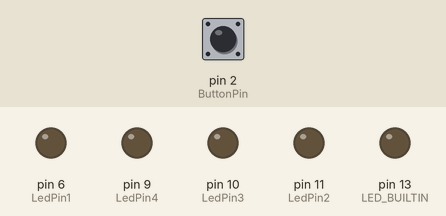
Simulated run of this sketch. Board: Arduino Uno, built with avr-gcc and run on an emulated ATmega328P. Parts: output pins drawn as LEDs (lit = HIGH). The test bench sets the inputs (shaded band); at power-on: pin 2 (ButtonPin) LOW. What the sketch prints to the serial monitor is not drawn.

Above: at 1.2 s.
1.3 s: pin 2 (ButtonPin) pulled HIGH for 0.15 s
4.4 s: pin 2 (ButtonPin) pulled HIGH for 1 s
Timing chart, 0 to 5.0 s (numbered marks = the images above; inputs shaded):
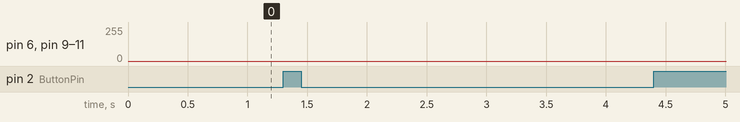

Measured:
- after the input at 1.3 s, pin 6 (LedPin1): stays 0/255 (without the input it goes to 108/255 after 1.2 s); pin 9 (LedPin4): stays 0/255 (without the input it goes to 44/255 after 1.2 s); pin 10 (LedPin3): stays 0/255 (without the input it goes to 236/255 after 1.2 s); pin 11 (LedPin2): stays 0/255 (without the input it goes to 172/255 after 1.2 s)

The sketch:

buttonmore.ino
```cpp
#include <SoftwareSerial.h>

int LedPin1 = 6;
int LedPin2 = 11;
int LedPin3 = 10;
int LedPin4 = 9;
int ButtonPin = 2;
int versie = 4;
const int VersieAantal = 9;

void setup()
{
    Serial.begin(9600);
    pinMode(LedPin1, OUTPUT);
    pinMode(LedPin4, OUTPUT);
    pinMode(LedPin2, OUTPUT);
    pinMode(LedPin3, OUTPUT);
    pinMode(LED_BUILTIN, OUTPUT);
    pinMode(ButtonPin, INPUT);
    attachInterrupt(digitalPinToInterrupt(ButtonPin), InterruptSwitch, RISING);
}

void loop()
{

    if (versie == 0)
    {
        Serial.println("Versie 0");
        lampjes0();
    }
    else if (versie == 1)
    {
        Serial.println("Versie 1");
        lampjes1();
    }
    else if (versie == 2)
    {
        Serial.println("Versie 2");
        lampjes2();
    }
    else if (versie == 3)
    {
        Serial.println("Versie 3");
        lampjes3();
    }
    else if (versie == 4)
    {
        Serial.println("Versie 4");
        lampjes4();
    }
    else if (versie == 5)
    {
        Serial.println("Versie 5");
        lampjes5();
    }
    else if (versie == 6)
    {
        Serial.println("Versie 6");
        lampjes6();
    }
    else if (versie == 7)
    {
        Serial.println("Versie 7");
        lampjes7();
    }
    else if (versie == 8)
    {
        Serial.println("Versie 8");
        lampjes8();
    }
}

void InterruptSwitch()
{
    static unsigned long last_interrupt_time = 0;
    unsigned long interrupt_time = millis();
    // If interrupts come faster than 200ms, assume it's a bounce and ignore
    if (interrupt_time - last_interrupt_time > 200)
    {
        versie = (versie + 1) % VersieAantal;
    }
    last_interrupt_time = interrupt_time;
}

void lampjes0()
{
    digitalWrite(LED_BUILTIN, HIGH);
    digitalWrite(LedPin1, HIGH);
    digitalWrite(LedPin4, HIGH);
    digitalWrite(LedPin2, HIGH);
    digitalWrite(LedPin3, HIGH);
    delay(500);
    digitalWrite(LED_BUILTIN, LOW);
    digitalWrite(LedPin1, LOW);
    digitalWrite(LedPin4, LOW);
    digitalWrite(LedPin2, LOW);
    digitalWrite(LedPin3, LOW);
    delay(500);
}

void lampjes1()
{
    digitalWrite(LED_BUILTIN, HIGH);
    digitalWrite(LedPin1, HIGH);
    digitalWrite(LedPin4, HIGH);
    digitalWrite(LedPin2, HIGH);
    digitalWrite(LedPin3, HIGH);
    delay(250);
    digitalWrite(LED_BUILTIN, LOW);
    digitalWrite(LedPin1, LOW);
    digitalWrite(LedPin4, LOW);
    digitalWrite(LedPin2, LOW);
    digitalWrite(LedPin3, LOW);
    delay(250);
    digitalWrite(LED_BUILTIN, HIGH);
    digitalWrite(LedPin1, HIGH);
    digitalWrite(LedPin4, HIGH);
    digitalWrite(LedPin2, HIGH);
    digitalWrite(LedPin3, HIGH);
    delay(250);
    digitalWrite(LED_BUILTIN, LOW);
    digitalWrite(LedPin1, LOW);
    digitalWrite(LedPin4, LOW);
    digitalWrite(LedPin2, LOW);
    digitalWrite(LedPin3, LOW);
    delay(250);
}

void lampjes2()
{
    digitalWrite(LedPin1, HIGH);
    delay(250);
    digitalWrite(LedPin2, HIGH);
    digitalWrite(LedPin1, LOW);
    delay(250);
    digitalWrite(LedPin3, HIGH);
    digitalWrite(LedPin2, LOW);
    delay(250);
    digitalWrite(LedPin4, HIGH);
    digitalWrite(LedPin3, LOW);
    delay(250);
    digitalWrite(LedPin4, LOW);
}

void lampjes3()
{
    digitalWrite(LedPin1, HIGH);
    delay(166);
    digitalWrite(LedPin2, HIGH);
    digitalWrite(LedPin1, LOW);
    delay(166);
    digitalWrite(LedPin3, HIGH);
    digitalWrite(LedPin2, LOW);
    delay(166);
    digitalWrite(LedPin4, HIGH);
    digitalWrite(LedPin3, LOW);
    delay(166);
    digitalWrite(LedPin4, LOW);
    digitalWrite(LedPin3, HIGH);
    delay(166);
    digitalWrite(LedPin2, HIGH);
    digitalWrite(LedPin3, LOW);
    delay(166);
    digitalWrite(LedPin2, LOW);
}

void lampjes4()
{
    for (int i = 0; i < 256; i++)
    {
        analogWrite(LedPin1, i % 256);
        analogWrite(LedPin2, (i + 64) % 256);
        analogWrite(LedPin3, (i + 128) % 256);
        analogWrite(LedPin4, (i + 192) % 256);
        delay(4);
    }
}

void lampjes5()
{
    for (int i = 0; i < 512; i++)
    {
        analogWrite(LedPin1, i % 256);
        analogWrite(LedPin2, (i + 128) % 256);
        analogWrite(LedPin3, i % 256);
        analogWrite(LedPin4, (i + 128) % 256);
        delay(2);
    }
}

void lampjes6()
{
    digitalWrite(LedPin1, HIGH);
    digitalWrite(LedPin3, HIGH);
    delay(250);
    digitalWrite(LedPin1, LOW);
    digitalWrite(LedPin2, HIGH);
    digitalWrite(LedPin3, LOW);
    digitalWrite(LedPin4, HIGH);
    delay(250);
    digitalWrite(LedPin2, LOW);
    digitalWrite(LedPin4, LOW);
}
void lampjes7()
{
    digitalWrite(LedPin1, HIGH);
    delay(100);
    digitalWrite(LedPin2, HIGH);
    delay(100);
    digitalWrite(LedPin3, HIGH);
    delay(100);
    digitalWrite(LedPin4, HIGH);
    delay(100);
    digitalWrite(LedPin1, LOW);
    delay(100);
    digitalWrite(LedPin2, LOW);
    delay(100);
    digitalWrite(LedPin3, LOW);
    delay(100);
    digitalWrite(LedPin4, LOW);
    delay(100);
}

void lampjes8()
{
    for (int i = 0; i < 512; i++)
    {
        analogWrite(LedPin1, i % 256);
        analogWrite(LedPin2, (i + 128) % 256);
        analogWrite(LedPin3, (i % 256));
        analogWrite(LedPin4, (i + 128) % 256);
        delay(2);
    }
}
```
